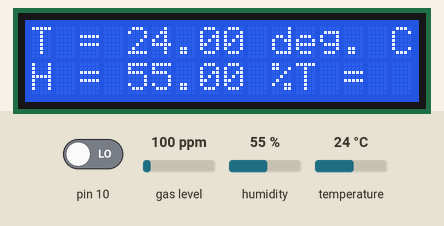
The sketch below on a simulated Arduino Uno, built with avr-gcc and run on an emulated ATmega328P. Parts: 16×2 character LCD. The test bench sets the inputs (shaded band); at power-on: pin 10 LOW, gas level 100 ppm, humidity 55 %, temperature 24 °C. What the sketch prints to the serial monitor is not drawn.

Above: at 3.6 s.
3.7 s: pin 10 driven HIGH
At 10.0 s:
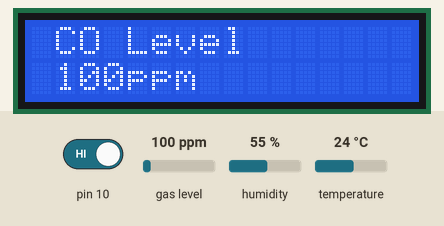
10.8 s: pin 10 driven LOW
At 15.8 s:
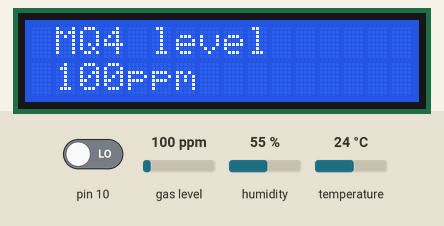
21.6 s: gas level set to 20 ppm
At 26.2 s:
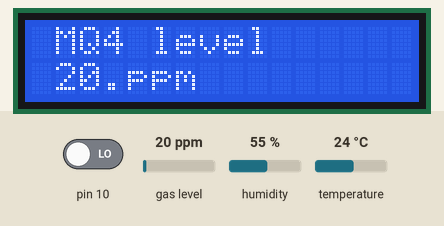
30.9 s: humidity set to 22 %
At 35.5 s:
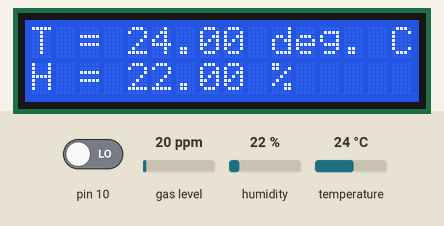
37.4 s: temperature set to 12 °C
At 41.0 s:
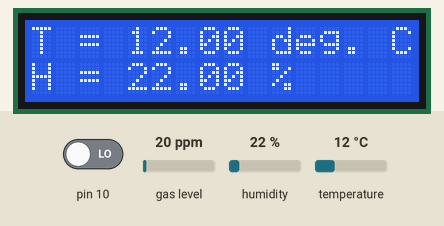
42.7 s: gas level set to 250 ppm
At 47.0 s:
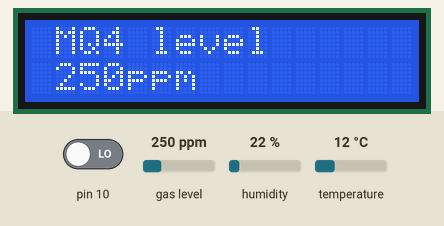
Timing chart, 0 to 48.5 s (numbered marks = the images above; inputs shaded):
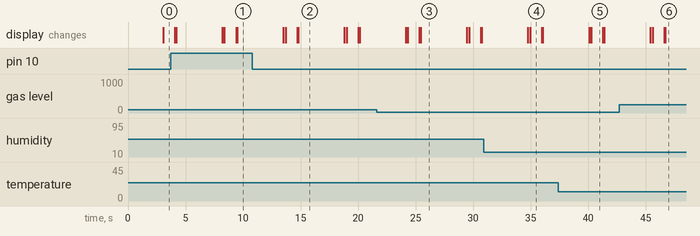

The sketch:

maincode.ino
```cpp
#include <dht_nonblocking.h>
#define DHT_SENSOR_TYPE DHT_TYPE_11
#include <LiquidCrystal.h>
#include "MQ7.h"

#define A_PIN 8
#define VOLTAGE 5

static const int DHT_SENSOR_PIN = 7;
DHT_nonblocking dht_sensor( DHT_SENSOR_PIN, DHT_SENSOR_TYPE );

MQ7 mq7(A_PIN, VOLTAGE);


// initialize the library by associating any needed LCD interface pin
// with the arduino pin number it is connected to
const int rs = 12, en = 11, d4 = 5, d5 = 4, d6 = 3, d7 = 2;
LiquidCrystal lcd(rs, en, d4, d5, d6, d7);

void setup() {
  Serial.begin(9600);
  while (!Serial) {
		;	// wait for serial connection
	}

	Serial.println(""); 	// blank new line

	Serial.println("Calibrating MQ7");
	mq7.calibrate();		// calculates R0
	Serial.println("Calibration done!");


lcd.begin(16, 2);
  lcd.print( "T = " );
  lcd.setCursor(10, 0);
  lcd.print( "deg. C" );
  lcd.setCursor(0, 1);
  lcd.print( "H = " );
  lcd.setCursor(10, 1);
  lcd.print( "%" );
  pinMode(10,INPUT);
  pinMode(13,INPUT);


}

static bool measure_environment( float *temperature, float *humidity )
{
  static unsigned long measurement_timestamp = millis( );

  /* Measure once every four seconds. */
  if( millis( ) - measurement_timestamp > 3000ul )
  {
    if( dht_sensor.measure( temperature, humidity ) == true )
    {
      measurement_timestamp = millis( );
      return( true );
    }
  }

  return( false );
}

/*
 * Main program loop.
 */
void loop( )
{

  float temperature;
  float humidity;
 //float gasData=mq7.readPpm();
  /* Measure temperature and humidity.  If the functions returns
     true, then a measurement is available. */
  if( measure_environment( &temperature, &humidity ) == true )
  {
   /*
    * Display  changing text.
    */


  if(Serial.available()>0)
  {
    char blue=Serial.read();

    switch(blue)
     {
       case 'a':digitalWrite(10,HIGH);break;
       case 'b':digitalWrite(10,LOW);break;
       case 'c':digitalWrite(13,HIGH);break;
       case 'd':digitalWrite(13,LOW);break;
     }
  }

   lcd.print( "T = " );
  lcd.setCursor(10, 0);
  lcd.print( "deg. C" );
  lcd.setCursor(0, 1);
  lcd.print( "H = " );
  lcd.setCursor(10, 1);
  lcd.print( "%" );

    lcd.setCursor(4, 0);
    lcd.print( temperature );
    lcd.setCursor(4, 1);
    lcd.print( humidity );

    delay(1000);
    lcd.clear();
    delay(100);


    lcd.setCursor(1,0);
    if(digitalRead(10)==1)
    {
        lcd.print("CO Level");
    }
    else if(digitalRead(10)==0)
    {
      lcd.print("MQ4 level");
    }
    else if(digitalRead(13)==1)
    {
      lcd.print("MQ2 gas");
    }
    else if(digitalRead(13)==0)
    {
      lcd.print("MQ 6 gas");
    }
    else{
      lcd.print("not selected");
    }


 lcd.setCursor(1, 1);
    lcd.print(mq7.readPpm());
    lcd.setCursor(4,1);
    lcd.print("ppm");


    delay(4000);
    lcd.clear();
    delay(100);


   Serial.print("PPM = ");
   Serial.println(mq7.readPpm());
   if(mq7.readPpm()<9)
     {
        Serial.println("Good quality");
     }
    else{
      Serial.println("Not Good ");
    }
  Serial.println("Temperature is ");
  Serial.print(temperature);
  Serial.println("Humidity is ");
  Serial.print(humidity);
	Serial.println(""); 	// blank new line
	delay(100);


   
        
  }
}
```

Measured:
- after the input at 3.7 s, the display: first differs from a run without the input after 0.48 s (image 1)
- after the input at 10.8 s, the display: first differs from a run without the input after 4.0 s (image 2)
- what the display in image 2 shows lasts 4.0 s, from 14.8 s to 18.8 s
- what the display in image 4 shows lasts 1.0 s, from 35.0 s to 36.0 s
